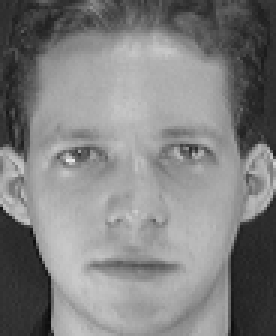
#> input picture data/s1/1.pgm, 92 x 112 px, given in place of the camera (shown 3 times larger)
$ python train.py
#> lines starting #> are read from the running program, lines starting #| are printed output that depends on the picture
### facerec/doCsv.py
#!/usr/bin/env python
# coding: utf-8
import csv
import time

class doCsv:
    def __init__(self,file= "trainFace.csv"):
        self.file=file

    def csv_writer(self,data):
        try:
            with open(self.file, 'w', newline='') as csvfile:
                # csvfile.write(codecs.BOM_UTF8)
                now = time.strftime("%Y-%m-%d %H:%M:%S")
                writer = csv.writer(csvfile, dialect='excel')
                writer.writerow([now])
                writer.writerows(data)
        except:
            print("csv writer error")
            raise

    def csv_reader(self):
        resList = []
        try:
            with open(self.file, 'r',) as csvfile:
                reader = csv.reader(csvfile)
                for line in reader:
                    resList = resList + line
            if resList:
                return resList
            else:
                return False
        except:
            print("csv reader error")
            raise

### facerec/train.py
#!/usr/bin/env python
# -- coding:utf-8 --
#@Time  : 2017/3/22
#@Author: Jee
import sys

import cv2
import numpy as np

from config import *
from facerec.doCsv import doCsv


def detect(path,dir=''):
#> called with path = 'data', dir = 's41'
    face_cascade = cv2.CascadeClassifier(FACE_CLASSIFIER_FILE)
    eye_cascade = cv2.CascadeClassifier(EYES_CLASSIFIER_FILE)
    mouth_cascade = cv2.CascadeClassifier(MOUTH_CLASSIFIER_FILE)
    nose_cascade = cv2.CascadeClassifier(NOSE_CLASSIFIER_FILE)
    camera = cv2.VideoCapture(0)
    count=1
    if(dir==''):
        # 增加新人脸时新建目录
        dirnames=os.listdir(path)
        dirnames.sort(key=lambda x:int(x.split('s')[1]),reverse=True)
        dir_no=int(dirnames[0].split('s')[1])+1
        dir = "s"+str(dir_no)
    if(os.path.exists(TRAINING_DIR+'/%s'% dir)==False): #目录不存在则创建
        os.mkdir(TRAINING_DIR+'/%s'% dir)
    while(True):
        ret, frame = camera.read()
#> frame is the input picture: shape (112, 92, 3); min 11, max 234, mean 128.3
        if ret:
            frame = cv2.flip(frame,1)  #镜像翻转
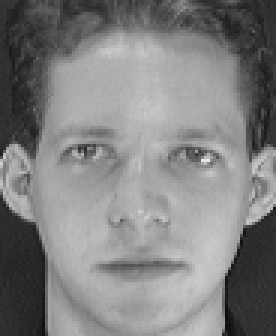
#> frame: shape (112, 92, 3) (shown 3 times larger); min 11, max 234, mean 128.3
        gray = cv2.cvtColor(frame,cv2.COLOR_BGR2GRAY)#灰度图像
        # gray = cv2.equalizeHist(gray)# 均衡直方图
        faces = face_cascade.detectMultiScale(gray,HAAR_SCALE_FACTOR,HAAR_MIN_NEIGHBORS,0,HAAR_MIN_SIZE)
#> faces = [[11, 26, 74, 74]]
        k = cv2.waitKey(1000 // 12)
#> (key q is pressed here)
        for (x, y, w, h) in faces:
            img = cv2.rectangle(frame, (x, y), (x + w, y + h), (255, 0, 0), 2)
            f = cv2.resize(gray[y:y+h,x:x+w],(FACE_WIDTH, FACE_HEIGHT))#格式化大小
            if(k & 0xff == ord("m")):  #拍照保存
                f = cv2.equalizeHist(f)  # 均衡直方图
                cv2.imwrite(TRAINING_DIR+'/%s/%s.pgm'% (dir,str(count)),f)
                print("拍照:%d"%(count))
                count+=1
            roi_color = img[y:y+h,x:x+w]
            eyes = eye_cascade.detectMultiScale(roi_color,HAAR_SCALE_FACTOR,8,0,HAAR_MIN_SIZE)
            draw_rects(roi_color,eyes,(0,255,0))

            mouth = mouth_cascade.detectMultiScale(roi_color,HAAR_SCALE_FACTOR,40,0,HAAR_MIN_SIZE)
            draw_rects(roi_color,mouth,(0,100,0))

            nose = nose_cascade.detectMultiScale(roi_color,HAAR_SCALE_FACTOR,10,0,HAAR_MIN_SIZE)
            draw_rects(roi_color,nose,(100,100,0))
#> this loop made 1 pass
#> pass 1, in detect, `img = cv2.rectangle(frame, (x, y), (x + w, y + h), (255, 0, 0), 2)`:
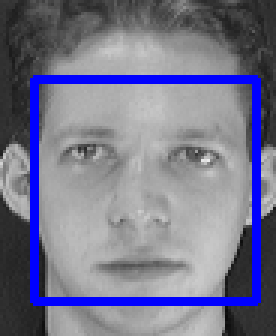
#> img: shape (112, 92, 3) (shown 3 times larger); mean B, G, R 140.3, 118.4, 118.4
#> pass 1, in detect, `f = cv2.resize(gray[y:y+h,x:x+w],(FACE_WIDTH, FACE_HEIGHT))#格式化大小`:
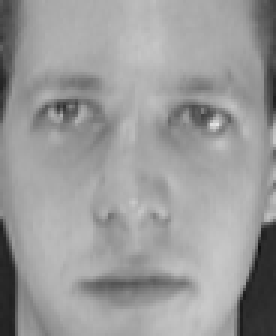
#> f: shape (112, 92) (shown 3 times larger); min 16, max 228, mean 154.5
#> pass 1, in detect, `roi_color = img[y:y+h,x:x+w]`:
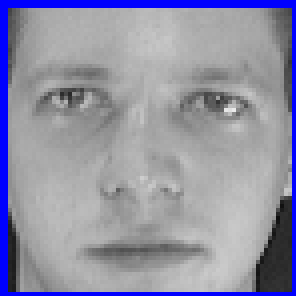
#> roi_color: shape (74, 74, 3) (shown 4 times larger); mean B, G, R 165.5, 145.2, 145.2
#> after the loop, count = 1
        cv2.imshow("camera",frame)
        if k & 0xff == ord("q") or count>FACE_NUM:#拍照FACE_NUM张或按下q键 则退出
            break
    camera.release()
    cv2.destroyAllWindows()

#绘制矩形框
def draw_rects(img, rects, color):
    for x, y, w, h in rects:
        cv2.rectangle(img, (x, y), (x+w, y+h), color, 2)

def imagestoCsv(path,sz=None):
    data = []
    label=1
    sort_flag=0
    for dirname,dirnames,filenames in os.walk(path):

        if sort_flag==0:
            dirnames.sort(key=lambda x: int(x.split('s')[1]))
            sort_flag=1      #标志排过序 以免重复排序
        for subdirname in dirnames:
            # subject_path = "%s/%s" % (dirname, subdirname)
            subject_path = os.path.join(dirname,subdirname).replace('\\', '/')
            for filename in os.listdir(subject_path):
                try:
                    if(filename == ".directory"):
                        continue
                    filepath = os.path.join(subject_path,filename).replace('\\', '/')
                    # im = cv2.imread(filepath,cv2.IMREAD_GRAYSCALE)
                    # data1 = data1 + [(filepath,str(label))]
                    data = data + [tuple(["%s;%d" % (filepath,label)])]
                    # [5 lines of commented-out code are left out]
                except IOError as xxx_todo_changeme:
                    (errno,strerror) = xxx_todo_changeme.args
                    print("I/O error({0}):{1}".format(errno,strerror))
                except:
                    print("Unexpected error:",sys.exc_info()[0])
                    raise
            label = label+1
    docsv.csv_writer(data)

def saveModel():
    X, y = [], []
    img_list = docsv.csv_reader()
    if img_list:
        for i in range(1, len(img_list)):
            img_str = img_list[i].split(';')
            filepath = img_str[0]
            try:
                im = cv2.imread(filepath, cv2.IMREAD_GRAYSCALE)
#> im: shape (112, 92); min 11, max 234, mean 128.3
                c = img_str[1]
            except:
                traceback.print_exc()
            X.append(np.asarray(im, dtype=np.uint8))
            y.append(c)
        y = np.asarray(y, dtype=np.int32)
#> (the run stopped early here; a loop or call above may not have finished)
